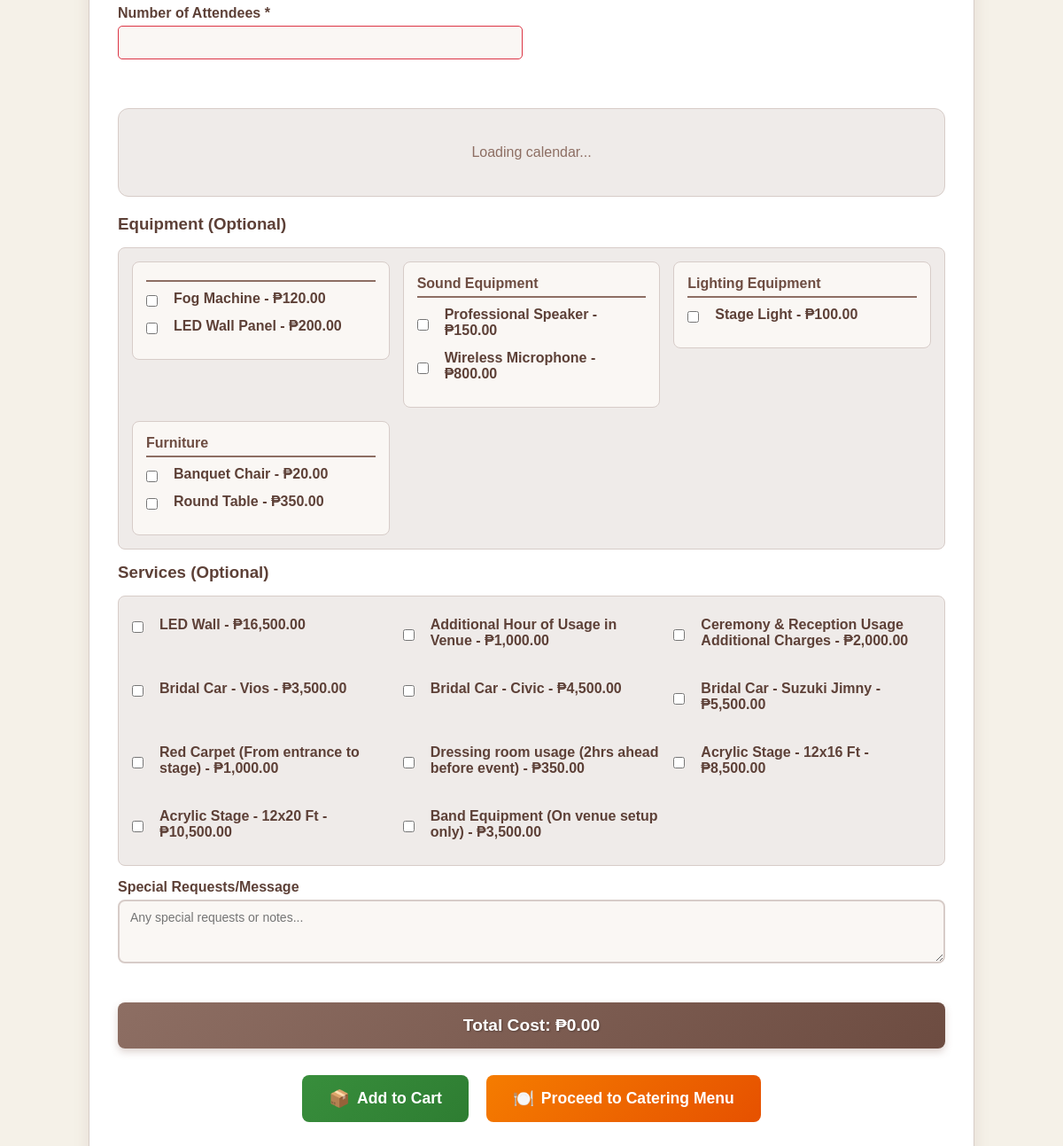
Before: /Client/PHP/booking-form.php (signed in, lower part) with the older database file.
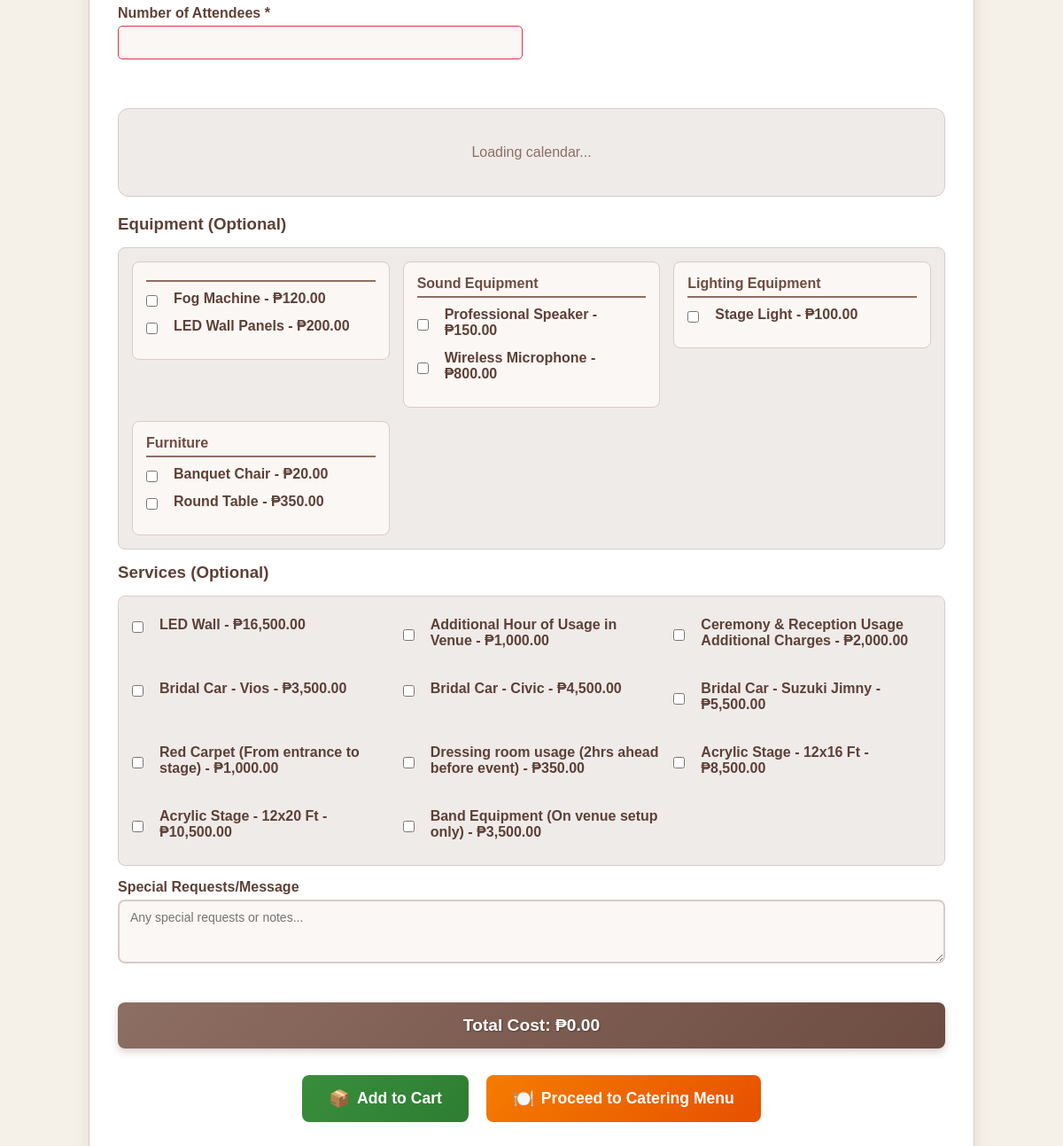
After: the same page with the newer database file.
### tables this page shows
CREATE TABLE IF NOT EXISTS `inventory` (
  `id` int NOT NULL AUTO_INCREMENT,
  `item_name` varchar(255) NOT NULL,
  `description` text,
  `category` enum('Sound Equipment','Lighting Equipment','Display Equipment','Catering Equipment','Furniture','Decorations') DEFAULT NULL,
  `category_id` int DEFAULT NULL,
  `quantity` int NOT NULL,
  `unit_price` decimal(10,2) NOT NULL,
  `supplier` varchar(255) DEFAULT NULL,
  `reorder_level` int NOT NULL,
  `last_restock_date` datetime DEFAULT NULL,
  `status` enum('In Stock','Low Stock','Out of Stock') NOT NULL,
  `created_at` timestamp NOT NULL DEFAULT CURRENT_TIMESTAMP,
  `updated_at` timestamp NOT NULL DEFAULT CURRENT_TIMESTAMP ON UPDATE CURRENT_TIMESTAMP,
  `available_quantity` int DEFAULT '0',
  `rented_quantity` int DEFAULT '0',
  PRIMARY KEY (`id`),
  KEY `idx_inventory_category` (`category`),
  KEY `idx_inventory_status` (`status`)
);

CREATE TABLE IF NOT EXISTS `service` (
  `services_id` int NOT NULL AUTO_INCREMENT,
  `name` varchar(255) NOT NULL,
  `price` double NOT NULL,
  PRIMARY KEY (`services_id`)
);

### Client/includes/allData.php (called while the page is built, shortened)
<?php
class AllData
{
    private $pdo;
    public function __construct($pdo)
    {
        $this->pdo = $pdo;
    }
    public function getAllServices(){
        $stmt = $this->pdo->prepare("SELECT `services_id`, `name`, `price` FROM `service`");
        $stmt->execute();
        return $stmt->fetchAll(PDO::FETCH_ASSOC);
    }
}

### Client/PHP/booking-form.php (the view, shortened to what this page needs)
<?php
include_once "../includes/loginSession.php";
include_once "../includes/allData.php";
include_once "../includes/db.php";
$data = new AllData($pdo);
$services = $data->getAllServices();
function getAvailableEquipment($pdo)
{
    $sql = "SELECT id, item_name, category, available_quantity, unit_price
            FROM inventory
            WHERE available_quantity > 0
            AND category IS NOT NULL
            ORDER BY category, item_name";
    $stmt = $pdo->query($sql);
    $equipment = [];
    while ($row = $stmt->fetch(PDO::FETCH_ASSOC)) {
        $equipment[$row['category']][] = $row;
    }
    return $equipment;
}
$available_equipment = getAvailableEquipment($pdo);
?>
<!DOCTYPE html>
<html lang="en">
<head>
    <link rel="stylesheet" href="../CSS/style.css" />
</head>
<body onload="restoreFormData(); attachCalendarEventListeners();">
    <div class="booking-main">
        <form id="bookingForm" method="POST" action="booking-form.php">
            <div class="form-grid">
                <div class="form-group">
                    <label for="btattendees">Number of Attendees *</label>
                    <input type="number" name="btattendees" id="btattendees" min="1" class="form-control" onchange="updateTotalCost()" required>
                </div>
            </div>
            <div class="calendar-section" id="calendar-container">
            </div>
            <?php if (!empty($available_equipment)): ?>
                <div class="form-group">
                    <h3>Equipment (Optional)</h3>
                    <div class="checkbox-group">
                        <?php foreach ($available_equipment as $category => $items): ?>
                            <div class="checkbox-category">
                                <h4><?php echo htmlspecialchars($category); ?></h4>
                                <?php foreach ($items as $item): ?>
                                    <div class="checkbox-item">
                                        <input type="checkbox" id="equipment-<?php echo $item['id']; ?>"
                                            name="equipment[<?php echo $item['id']; ?>]" value="1"
                                            onchange="handleEquipmentChange()">
                                        <label for="equipment-<?php echo $item['id']; ?>">
                                            <?php echo htmlspecialchars($item['item_name']); ?>
                                            - ₱<?php echo number_format($item['unit_price'], 2); ?>
                                        </label>
                                    </div>
                                <?php endforeach; ?>
                            </div>
                        <?php endforeach; ?>
                    </div>
                </div>
            <?php endif; ?>
            <div class="form-group">
                <h3>Services (Optional)</h3>
                <div class="checkbox-group">
                    <?php foreach ($services as $service): ?>
                        <div class="checkbox-item">
                            <input type="checkbox" id="service-<?php echo $service['services_id']; ?>"
                                name="btservices[]" value="<?php echo htmlspecialchars($service['name']); ?>"
                                onchange="handleServiceChange()">
                            <label for="service-<?php echo $service['services_id']; ?>">
                                <?php echo htmlspecialchars($service['name']); ?> - ₱<?php echo number_format($service['price'], 2); ?>
                            </label>
                        </div>
                    <?php endforeach; ?>
                </div>
            </div>
            <div class="form-group">
                <label for="Message">Special Requests/Message</label>
                <textarea name="btmessage" id="btmessage" rows="3" class="form-control" placeholder="Any special requests or notes..."></textarea>
            </div>
            <div class="total-cost">
                Total Cost: ₱<span id="totalCost">0.00</span>
            </div>
            <div class="action-buttons">
                <button type="button" class="btn-add-cart" onclick="addToCart()">
                    <span class="btn-icon">📦</span>
                    Add to Cart
                </button>
                <button type="button" class="btn-payment" onclick="proceedToCatering()">
                    <span class="btn-icon">🍽️</span>
                    Proceed to Catering Menu
                </button>
            </div>
        </form>
    </div>
</body>
</html>

Changed rows visible on the page:
changed inventory: item_name "LED Wall Panel" → "LED Wall Panels"
